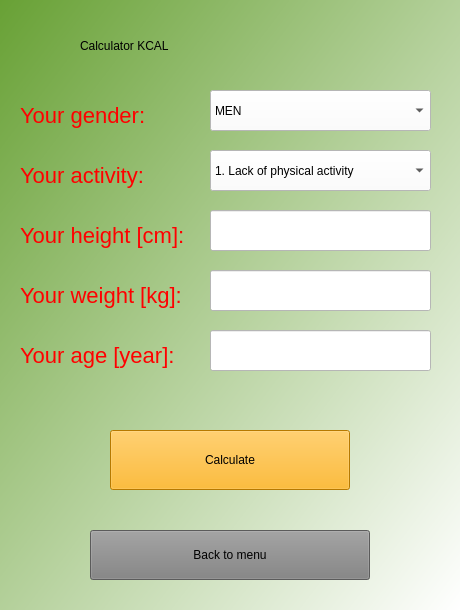
<?xml version="1.0" encoding="UTF-8"?>
<ui version="4.0">
 <class>Kcal</class>
 <widget class="QWidget" name="Kcal">
  <property name="geometry">
   <rect>
    <x>0</x>
    <y>0</y>
    <width>460</width>
    <height>610</height>
   </rect>
  </property>
  <property name="minimumSize">
   <size>
    <width>460</width>
    <height>610</height>
   </size>
  </property>
  <property name="maximumSize">
   <size>
    <width>460</width>
    <height>610</height>
   </size>
  </property>
  <property name="windowTitle">
   <string>Form</string>
  </property>
  <property name="styleSheet">
   <string notr="true">background-color: qlineargradient(spread:pad, x1:0, y1:0, x2:1, y2:1, stop:0 rgba(0, 96, 0, 255), stop:1 rgba(255, 255, 255, 255));
</string>
  </property>
  <widget class="QStackedWidget" name="stackedWidget">
   <property name="geometry">
    <rect>
     <x>0</x>
     <y>0</y>
     <width>460</width>
     <height>610</height>
    </rect>
   </property>
   <property name="minimumSize">
    <size>
     <width>460</width>
     <height>610</height>
    </size>
   </property>
   <property name="maximumSize">
    <size>
     <width>460</width>
     <height>610</height>
    </size>
   </property>
   <property name="styleSheet">
    <string notr="true">background-color: qlineargradient(spread:pad, x1:0, y1:0, x2:1, y2:1, stop:0 rgba(104, 161, 53, 255), stop:1 rgba(255, 255, 255, 255));

</string>
   </property>
   <widget class="QWidget" name="page">
    <property name="minimumSize">
     <size>
      <width>460</width>
      <height>610</height>
     </size>
    </property>
    <property name="maximumSize">
     <size>
      <width>460</width>
      <height>610</height>
     </size>
    </property>
    <property name="styleSheet">
     <string notr="true">background-color: qlineargradient(spread:pad, x1:0, y1:0, x2:1, y2:1, stop:0 rgba(104, 161, 53, 255), stop:1 rgba(255, 255, 255, 255));

</string>
    </property>
    <widget class="QLabel" name="label">
     <property name="geometry">
      <rect>
       <x>80</x>
       <y>20</y>
       <width>291</width>
       <height>51</height>
      </rect>
     </property>
     <property name="styleSheet">
      <string notr="true">color:black;
font: 30pt &quot;MS Shell Dlg2&quot;;
background-color:transparent;</string>
     </property>
     <property name="text">
      <string>Calculator KCAL</string>
     </property>
    </widget>
    <widget class="QPushButton" name="pushButton_back_to_menu">
     <property name="geometry">
      <rect>
       <x>90</x>
       <y>530</y>
       <width>280</width>
       <height>50</height>
      </rect>
     </property>
     <property name="minimumSize">
      <size>
       <width>280</width>
       <height>50</height>
      </size>
     </property>
     <property name="maximumSize">
      <size>
       <width>280</width>
       <height>50</height>
      </size>
     </property>
     <property name="styleSheet">
      <string notr="true">background-color:grey;
font:italic 16pt &quot;Noto Serif Light&quot;;</string>
     </property>
     <property name="text">
      <string>Back to menu</string>
     </property>
    </widget>
    <widget class="QLabel" name="label_2">
     <property name="geometry">
      <rect>
       <x>20</x>
       <y>90</y>
       <width>151</width>
       <height>51</height>
      </rect>
     </property>
     <property name="styleSheet">
      <string notr="true">color:red;
font:22px;
background-color:transparent;</string>
     </property>
     <property name="text">
      <string>Your gender: </string>
     </property>
    </widget>
    <widget class="QComboBox" name="comboBox_gender">
     <property name="geometry">
      <rect>
       <x>210</x>
       <y>90</y>
       <width>221</width>
       <height>41</height>
      </rect>
     </property>
     <property name="styleSheet">
      <string notr="true">FONT-SIZE:24PX;
background-color: WHITE;</string>
     </property>
     <item>
      <property name="text">
       <string>MEN</string>
      </property>
     </item>
     <item>
      <property name="text">
       <string>WOMEN</string>
      </property>
     </item>
    </widget>
    <widget class="QPushButton" name="pushButton_calculate_kcal">
     <property name="geometry">
      <rect>
       <x>110</x>
       <y>430</y>
       <width>240</width>
       <height>60</height>
      </rect>
     </property>
     <property name="minimumSize">
      <size>
       <width>240</width>
       <height>60</height>
      </size>
     </property>
     <property name="maximumSize">
      <size>
       <width>240</width>
       <height>60</height>
      </size>
     </property>
     <property name="styleSheet">
      <string notr="true">background-color:rgb(255, 170, 0);
font:italic 16pt &quot;Noto Serif Light&quot;;</string>
     </property>
     <property name="text">
      <string>Calculate</string>
     </property>
    </widget>
    <widget class="QLabel" name="label_3">
     <property name="geometry">
      <rect>
       <x>20</x>
       <y>210</y>
       <width>191</width>
       <height>51</height>
      </rect>
     </property>
     <property name="styleSheet">
      <string notr="true">color:red;
font:22px;
background-color:transparent;</string>
     </property>
     <property name="text">
      <string>Your height [cm]: </string>
     </property>
    </widget>
    <widget class="QLabel" name="label_4">
     <property name="geometry">
      <rect>
       <x>20</x>
       <y>270</y>
       <width>191</width>
       <height>51</height>
      </rect>
     </property>
     <property name="styleSheet">
      <string notr="true">color:red;
font:22px;
background-color:transparent;</string>
     </property>
     <property name="text">
      <string>Your weight [kg]: </string>
     </property>
    </widget>
    <widget class="QLabel" name="label_5">
     <property name="geometry">
      <rect>
       <x>20</x>
       <y>330</y>
       <width>191</width>
       <height>51</height>
      </rect>
     </property>
     <property name="styleSheet">
      <string notr="true">color:red;
font:22px;
background-color:transparent;</string>
     </property>
     <property name="text">
      <string>Your age [year]: </string>
     </property>
    </widget>
    <widget class="QLineEdit" name="lineEdit">
     <property name="geometry">
      <rect>
       <x>210</x>
       <y>210</y>
       <width>221</width>
       <height>41</height>
      </rect>
     </property>
     <property name="styleSheet">
      <string notr="true">FONT-SIZE:24PX;
background-color: WHITE;</string>
     </property>
    </widget>
    <widget class="QLineEdit" name="lineEdit_2">
     <property name="geometry">
      <rect>
       <x>210</x>
       <y>270</y>
       <width>221</width>
       <height>41</height>
      </rect>
     </property>
     <property name="styleSheet">
      <string notr="true">FONT-SIZE:24PX;
background-color: WHITE;</string>
     </property>
    </widget>
    <widget class="QLineEdit" name="lineEdit_3">
     <property name="geometry">
      <rect>
       <x>210</x>
       <y>330</y>
       <width>221</width>
       <height>41</height>
      </rect>
     </property>
     <property name="styleSheet">
      <string notr="true">FONT-SIZE:24PX;
background-color: WHITE;</string>
     </property>
    </widget>
    <widget class="QComboBox" name="comboBox_activity">
     <property name="geometry">
      <rect>
       <x>210</x>
       <y>150</y>
       <width>221</width>
       <height>41</height>
      </rect>
     </property>
     <property name="styleSheet">
      <string notr="true">FONT-SIZE:17PX;
background-color: WHITE;</string>
     </property>
     <item>
      <property name="text">
       <string>1. Lack of physical activity</string>
      </property>
     </item>
     <item>
      <property name="text">
       <string>2. Low level physical activity</string>
      </property>
     </item>
     <item>
      <property name="text">
       <string>3. Training twice a week</string>
      </property>
     </item>
     <item>
      <property name="text">
       <string>4. Training 3-4 times a week</string>
      </property>
     </item>
     <item>
      <property name="text">
       <string>5. Training 5 times a week</string>
      </property>
     </item>
     <item>
      <property name="text">
       <string>6. Very hard physical work</string>
      </property>
     </item>
    </widget>
    <widget class="QLabel" name="label_6">
     <property name="geometry">
      <rect>
       <x>20</x>
       <y>150</y>
       <width>151</width>
       <height>51</height>
      </rect>
     </property>
     <property name="styleSheet">
      <string notr="true">color:red;
font:22px;
background-color:transparent;</string>
     </property>
     <property name="text">
      <string>Your activity: </string>
     </property>
    </widget>
   </widget>
  </widget>
 </widget>
 <resources/>
 <connections/>
</ui>
